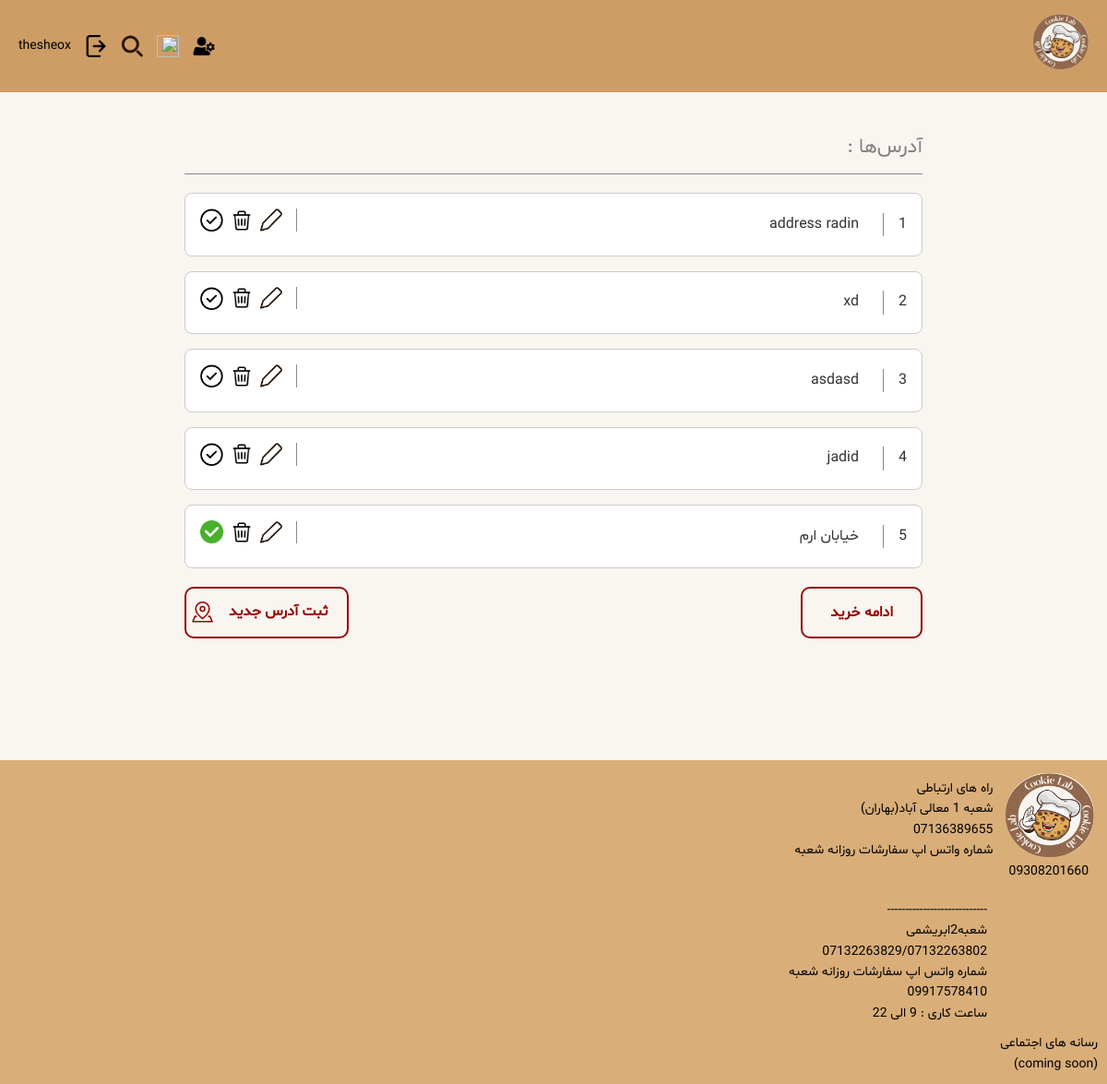
/user/2/addresses/, run on the app's committed database.
### shop/models.py (models this page shows, shortened)
class Address(models.Model):
    profile = models.ForeignKey(Profile, on_delete=models.CASCADE, related_name='addresses')  # Link Address to Profile
    address_line = models.TextField(max_length=255)
    is_default = models.BooleanField(default=False)  # Mark if this is the default address

### shop/views.py (the view)
# urls.py: path('user/<int:user_id>/addresses/', views.show_addresses, name='show_addresses'),
def show_addresses(request, user_id):
    user = get_object_or_404(User, id=user_id)
    addresses = Address.objects.filter(profile=user.profile)
    return render(request, 'shop/show_addresses.html', {'user': user, 'addresses': addresses})

### shop/models.py (called while the page is built)
    @cached_property
    def default_address(self):
        return self.addresses.filter(is_default=True).first()

### shop/templates/shop/show_addresses.html (shortened to what this page needs)
{% load static%}
<!DOCTYPE html>
<html lang="fa" dir="rtl">
<head>
    <link rel="stylesheet" href="{% static 'show_addresses.css' %}">
</head>
<body>
<header>
    <nav class="navbar_logo">
        <div class="menu">
            <a class="link_logo" href="{% url 'home' %}">
                <img class="MiniLogo" src="{% static 'Pictures/logo_cropped.png' %}"/>
            </a>
        </div>
        <div class="navbar">
            {% if user.is_authenticated and user.is_staff or user.is_superuser %}
                <a class="admin" href="{% url 'admin_panel' %}">
                    <img class="cart" src="{% static 'Pictures/admin.png' %}" width="24px" height="24px"/>
                </a>
            {% endif %}
            <a class="enter" href="{% url 'cart' %}">
                <img class="cart" src="{% static 'Pictures/cart.png' %}" width="24px" height="24px"/>
            </a>
            <img class="search" src="{% static 'Pictures/search.svg' %}" width="24px" height="24px"/>
            {% if user.is_authenticated %}
                <a class="enter" href="{% url 'logout' %}">
                    <img class="cart" src="{% static 'Pictures/logout.png' %}" width="24px" height="24px"/>
                </a>
                <a class="enter" href="{% url 'profile' %}">
                    {{ user.username }}
                </a>
            {% endif %}
        </div>
    </nav>
</header>
<main class="main-container">
    <section class="addresses">
        <h2 class="text">آدرس‌ها :</h2>
<div class="address-list">
    {% if addresses %}
        {% for address in addresses %}
            <div class="address-item">
                <p class="adad">{{ forloop.counter }}</p>
                <span class="address-text">{{ address.address_line }}</span>
                <div class="buttons">
                    <a href="{% url 'edit_address' address.id %}">
                        <img src="{% static 'Pictures/edit.png' %}" class="my_button2">
                    </a>
                    <form method="post" action="{% url 'delete_address' address.id %}" style="display: inline;">
                        <button type="submit" style="border: none; background: none; padding: 0;">
                            <img src="{% static 'Pictures/delete2.jpg' %}" alt="Delete" style="width: 24px; height: 24px;">
                        </button>
                    </form>
                    {% if forloop.first and not user.profile.default_address %}
                        <a href="{% url 'set_default_address' user.id address.id %}">
                            <img src="{% static 'Pictures/tik-sabz.png' %}" class="my_button">
                        </a>
                    {% elif address == user.profile.default_address %}
                        <a href="{% url 'set_default_address' user.id address.id %}">
                            <img src="{% static 'Pictures/tik-sabz.png' %}" class="my_button">
                        </a>
                    {% else %}
                        <a href="{% url 'set_default_address' user.id address.id %}">
                            <img src="{% static 'Pictures/check.png' %}" class="my_button">
                        </a>
                    {% endif %}
                </div>
            </div>
        {% endfor %}
    {% else %}
        <p>هیچ آدرسی وجود ندارد</p>
    {% endif %}
</div>
        <div class="buttons2">
            <a href="{% url 'cart'%}" style="text-decoration: none">
                <button id="continue-buy-btn" class="custom-button" ">ادامه خرید</button>
            </a>
                        <div class="button1">
                <a style="text-decoration: none" href="{% url 'add_address' user.id %}" class="custom-button2">ثبت آدرس جدید</a>
                <img src="{% static 'Pictures/map.svg' %}" class="my_button">
            </div>
        </div>
    </section>
</main>
<footer>
    <div class="footer-content">
        <img class="logo" src="{% static 'Pictures/logo.jpg' %}" width="103.6px" height="99px"/>
        <p class="footer-text">راه های ارتباطی <br/>شعبه 1 معالی آباد(بهاران)<br/>07136389655<br/>شماره واتس اپ سفارشات روزانه شعبه<br/>09308201660</p>
        <p class="footer-text2">----------------------------<br/>شعبه2ابریشمی<br/>07132263829/07132263802<br/>شماره واتس اپ سفارشات روزانه شعبه<br/>09917578410<br/>ساعت کاری : 9 الی 22</p>
        <p class="media">رسانه های اجتماعی<br/>(coming soon)</p>
    </div>
</footer>
</body>
</html>

### statics/show_addresses.css (style rules this page uses)
* { margin: 0; padding: 0; box-sizing: border-box; }
* { font-family: 'Shabnam', sans-serif; }
.navbar_logo { direction: rtl; display: flex; justify-content: space-between; align-items: center; background-color: #CD9D65; padding: 10px 20px; height: 100px; box-sizing: border-box; width: 100%; background-color: #CD9D65; }
.navbar { display: flex; align-items: center; gap: 15px; background-color: #CD9D65; }
.MiniLogo { height: 60px; width: auto; background-color: #CD9D65; }
.menu { background-color: #CD9D65; }
.link_logo { background-color: #CD9D65; }
.admin, .cart, .search, .enter img { height: 24px; width: 24px; background-color: #CD9D65; }
.enter { display: flex; align-items: center; font-size: 14px; font-family: 'Shabnam'; color: black; text-decoration: none; background-color: #CD9D65; }
.search, .admin, .cart { display: flex; align-items: center; justify-content: center; background-color: #CD9D65; }
body { font-family: Arial, sans-serif; line-height: 1.6; background-color: #f9f5f0; color: #333; direction: rtl; }
.button1 { display: flex; width: auto; height: auto; justify-content: center; align-items: center; flex-shrink: 0; border: 2px solid #950606; border-radius: 10px; padding: 5px; }
.custom-button { padding: 0.5rem 1rem; font-size: 1rem; font-weight: bold; color: #950606; background-color: #f9f5f0; border: 2px solid #950606; border-radius: 10px; cursor: pointer; text-align: center; transition: all 0.3s ease; padding: 15px; padding-left: 30px; padding-right: 30px; }
.custom-button2 { padding: 0.5rem 1rem; font-size: 1rem; font-weight: bold; color: #950606; background-color: #f9f5f0; border: none; cursor: pointer; text-align: center; transition: all 0.3s ease; }
.adad { border-left: 1px solid #898989; padding-left: 1rem; }
.main-container { padding: 2rem; }
.addresses { max-width: 800px; margin: 0 auto; }
.addresses h2 { margin-bottom: 20px; text-align: right; }
.address-list { display: grid; grid-template-columns: 1fr; gap: 1rem; }
.address-item { display: flex; justify-content: space-between; align-items: center; background: #fff; padding: 1rem; border: 1px solid #ccc; border-radius: 8px; gap: 10px; }
.address-text { text-align: right; padding-right: 1rem; flex: 1; }
.buttons { display: flex; justify-content: center; align-items: center; gap: 0.5rem; }
.buttons2 { display: flex; justify-content: space-between; align-items: center; margin-top: 20px; padding: 0 0rem; }
.my_button { width: 25px; }
.my_button2 { border-right: 1px solid #898989; padding-right: 15px; width: 40px; }
.text { font-family: 'Shabnam'; font-weight: 500; font-size: 22px; line-height: 56px; color: gray; margin-bottom: 100px; border-bottom: 1px solid #898989; }
.footer-content { background-color: #d9ae79; color: black; text-align: right; padding: 10px; font-size: 14px; margin-top: 100px; }
.footer-text { background-color: #d9ae79; color: black; text-align: right; padding: 10px; font-size: 14px; font-family: 'Shabnam'; }
.footer-text2 { background-color: #d9ae79; color: black; text-align: right; padding: 10px; font-size: 14px; font-family: 'Shabnam'; margin-right:110px; }
.media { background-color: #d9ae79; color: black; font-size: 14px; font-family: 'Shabnam'; }
.logo { float: right; margin-left: 10px; background-color: #d9ae79; border: 4px solid #d9ae79; border-radius: 50px; color: #CD9D65; }

### data on the page
Address: address_line "address radin"
Address: address_line "xd"
Address: address_line "asdasd"
Address: address_line "jadid"
Address: address_line "خیابان ارم"

### other printed values
{{ user.username }} "thesheox"
